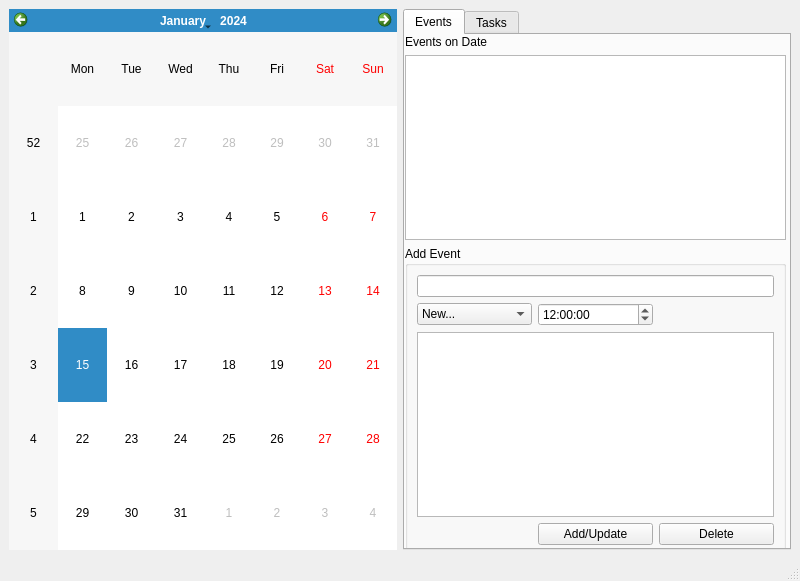
<?xml version="1.0" encoding="UTF-8"?>
<ui version="4.0">
 <class>MainWindow</class>
 <widget class="QMainWindow" name="MainWindow">
  <property name="geometry">
   <rect>
    <x>0</x>
    <y>0</y>
    <width>800</width>
    <height>581</height>
   </rect>
  </property>
  <property name="windowTitle">
   <string>MainWindow</string>
  </property>
  <widget class="QWidget" name="centralwidget">
   <layout class="QHBoxLayout" name="horizontalLayout">
    <item>
     <widget class="QCalendarWidget" name="calendar">
      <property name="sizePolicy">
       <sizepolicy hsizetype="Expanding" vsizetype="Expanding">
        <horstretch>0</horstretch>
        <verstretch>0</verstretch>
       </sizepolicy>
      </property>
     </widget>
    </item>
    <item>
     <widget class="QTabWidget" name="tabs">
      <property name="currentIndex">
       <number>0</number>
      </property>
      <widget class="QWidget" name="tab_events">
       <property name="sizePolicy">
        <sizepolicy hsizetype="Expanding" vsizetype="Expanding">
         <horstretch>0</horstretch>
         <verstretch>0</verstretch>
        </sizepolicy>
       </property>
       <attribute name="title">
        <string>Events</string>
       </attribute>
       <widget class="QWidget" name="">
        <property name="geometry">
         <rect>
          <x>0</x>
          <y>0</y>
          <width>381</width>
          <height>522</height>
         </rect>
        </property>
        <layout class="QVBoxLayout" name="verticalLayout">
         <item>
          <widget class="QLabel" name="label">
           <property name="text">
            <string>Events on Date</string>
           </property>
          </widget>
         </item>
         <item>
          <widget class="QListWidget" name="event_list"/>
         </item>
         <item>
          <widget class="QGroupBox" name="groupBox">
           <property name="title">
            <string>Add Event</string>
           </property>
           <layout class="QGridLayout" name="gridLayout">
            <item row="3" column="2">
             <widget class="QPushButton" name="del_button">
              <property name="text">
               <string>Delete</string>
              </property>
             </widget>
            </item>
            <item row="0" column="0" colspan="3">
             <widget class="QLineEdit" name="event_title"/>
            </item>
            <item row="3" column="1">
             <widget class="QPushButton" name="add_button">
              <property name="text">
               <string>Add/Update</string>
              </property>
             </widget>
            </item>
            <item row="2" column="0" colspan="3">
             <widget class="QTextEdit" name="event_detail"/>
            </item>
            <item row="1" column="0">
             <widget class="QComboBox" name="event_category">
              <item>
               <property name="text">
                <string>New...</string>
               </property>
              </item>
              <item>
               <property name="text">
                <string>Work</string>
               </property>
              </item>
              <item>
               <property name="text">
                <string>Doctor</string>
               </property>
              </item>
              <item>
               <property name="text">
                <string>Meeting</string>
               </property>
              </item>
             </widget>
            </item>
            <item row="1" column="1">
             <widget class="QTimeEdit" name="event_time">
              <property name="time">
               <time>
                <hour>12</hour>
                <minute>0</minute>
                <second>0</second>
               </time>
              </property>
             </widget>
            </item>
           </layout>
          </widget>
         </item>
        </layout>
       </widget>
      </widget>
      <widget class="QWidget" name="tab_tasks">
       <attribute name="title">
        <string>Tasks</string>
       </attribute>
       <widget class="QLineEdit" name="taskLineEdit">
        <property name="geometry">
         <rect>
          <x>10</x>
          <y>10</y>
          <width>271</width>
          <height>20</height>
         </rect>
        </property>
       </widget>
       <widget class="QPushButton" name="btnaddNewTask">
        <property name="geometry">
         <rect>
          <x>290</x>
          <y>10</y>
          <width>81</width>
          <height>23</height>
         </rect>
        </property>
        <property name="text">
         <string>Add new</string>
        </property>
       </widget>
       <widget class="QPushButton" name="btnsaveChanges">
        <property name="geometry">
         <rect>
          <x>10</x>
          <y>320</y>
          <width>361</width>
          <height>23</height>
         </rect>
        </property>
        <property name="text">
         <string>Save changes</string>
        </property>
       </widget>
       <widget class="QListWidget" name="listWidget">
        <property name="geometry">
         <rect>
          <x>10</x>
          <y>41</y>
          <width>361</width>
          <height>271</height>
         </rect>
        </property>
       </widget>
      </widget>
     </widget>
    </item>
   </layout>
  </widget>
  <widget class="QMenuBar" name="menubar">
   <property name="geometry">
    <rect>
     <x>0</x>
     <y>0</y>
     <width>800</width>
     <height>21</height>
    </rect>
   </property>
  </widget>
  <widget class="QStatusBar" name="statusbar"/>
 </widget>
 <resources/>
 <connections/>
</ui>
